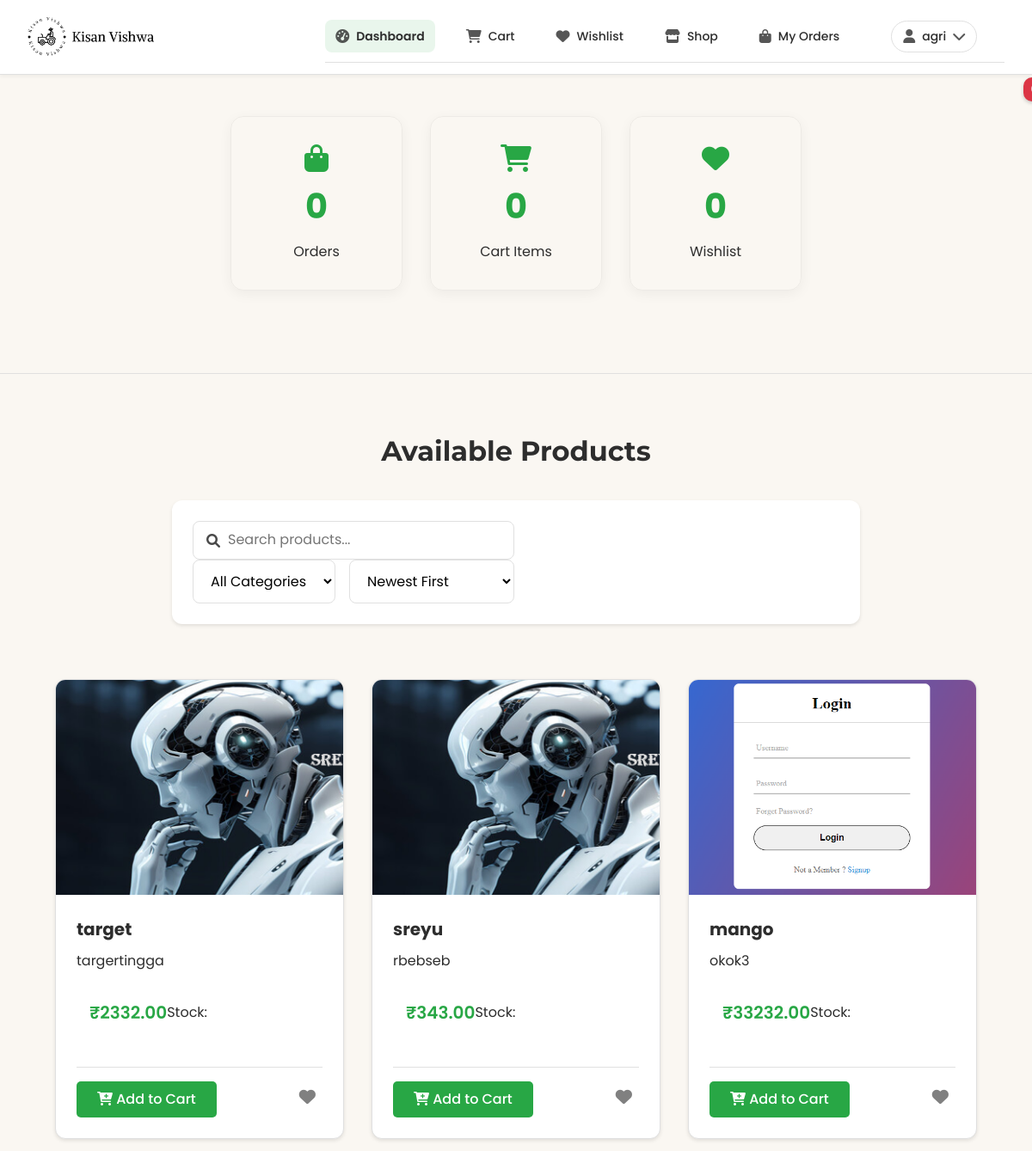
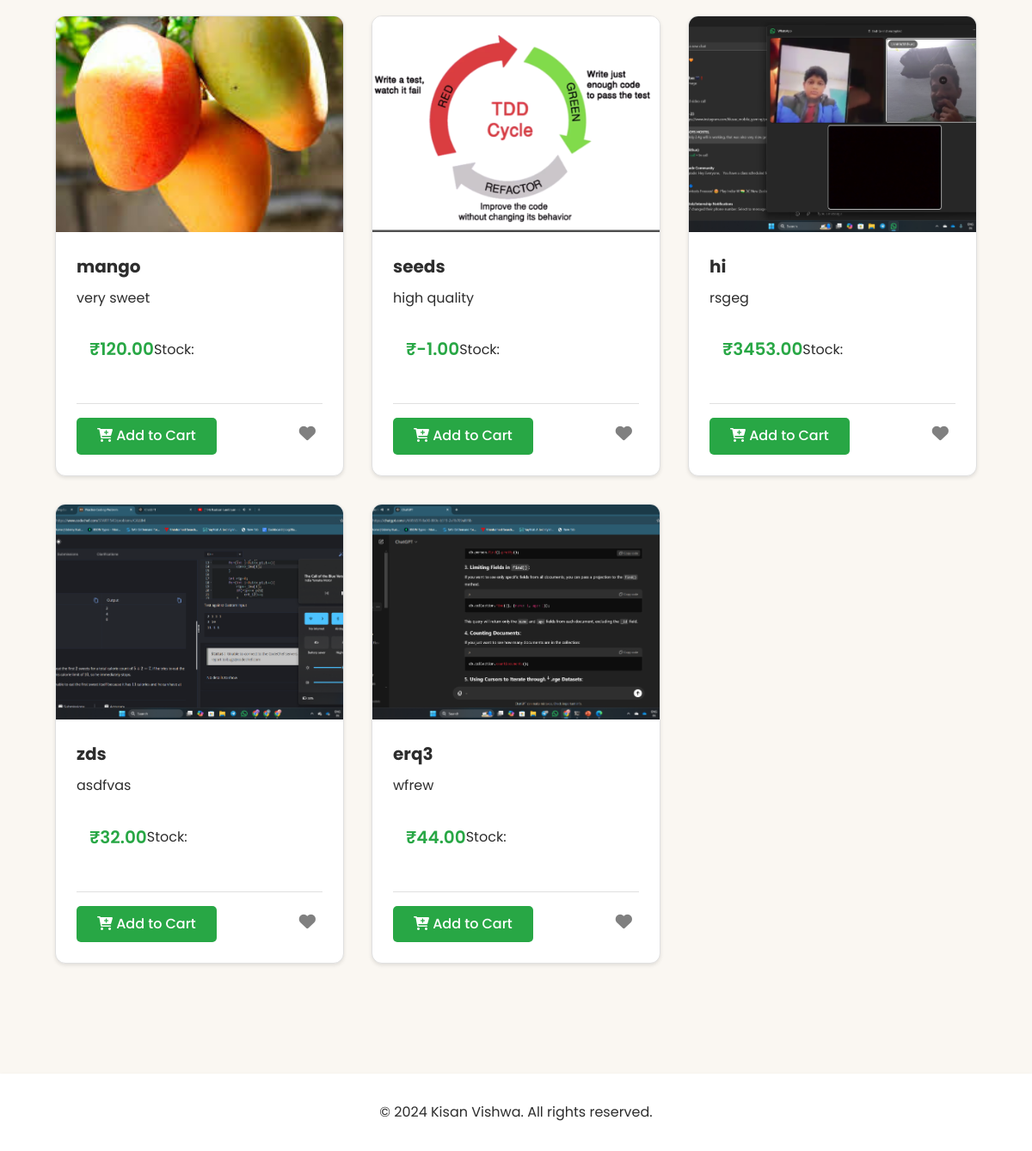
Screenshot of /customer/customer_dashboard/ (signed in) with the database file from the repository (2 pictures, top to bottom).
### product_app/models.py (models this page shows)
class Product(models.Model):
    CATEGORY_CHOICES = [
        ('vegetables', 'Vegetables'),
        ('fruits', 'Fruits'),
        ('grains', 'Grains'),
        ('dairy', 'Dairy'),
        ('other', 'Other')
    ]
    name = models.CharField(max_length=200)
    category = models.CharField(max_length=100, choices=CATEGORY_CHOICES, default='other')
    price = models.DecimalField(max_digits=10, decimal_places=2)
    quantity = models.IntegerField()
    description = models.TextField()
    image = models.ImageField(
        upload_to='products/',
        default='images/productnotuploaded.jpg',
        blank=True
    )
    farmer = models.ForeignKey(User, on_delete=models.CASCADE)
    created_at = models.DateTimeField(auto_now_add=True)
    updated_at = models.DateTimeField(auto_now=True)

### customer_app/views.py (the view)
# urls.py: path('customer_dashboard/', customer_dashboard, name='customer_dashboard'),
@login_required
def customer_dashboard(request):
    products = Product.objects.all()  # Fetches all products
    cart_items_count = CartItem.objects.filter(user=request.user).count()
    wishlist_count = Wishlist.objects.filter(user=request.user).count()
    wishlist_products = Product.objects.filter(wishlist__user=request.user)
    context = {
        'products': products,
        'cart_items_count': cart_items_count,
        'wishlist_count': wishlist_count,
        'wishlist_products': wishlist_products
    }
    return render(request, 'customer_app/customer_dashboard.html', context)

### customer_app/context_processors.py (called while the page is built)
def wishlist_and_cart_counts(request):
    if request.user.is_authenticated:
        wishlist_count = Wishlist.objects.filter(user=request.user).count()
        cart_items_count = CartItem.objects.filter(user=request.user).count()
    else:
        wishlist_count = 0
        cart_items_count = 0
    return {
        'wishlist_count': wishlist_count,
        'cart_items_count': cart_items_count,
    }

### customer_app/templates/customer_app/customer_dashboard.html (shortened to what this page needs)
{% load static %}
<html lang="en">
<head>
    <link rel="stylesheet" href="https://cdnjs.cloudflare.com/ajax/libs/normalize/8.0.1/normalize.min.css">
    <link rel="stylesheet" href="https://cdnjs.cloudflare.com/ajax/libs/font-awesome/6.0.0/css/all.min.css">
    <link rel="stylesheet" type="text/css" href="{% static 'css/customerdesign.css' %}">
</head>
<body>
    <header class="header">
        <div class="logo">
            <img src="{% static 'images/kisan_vishwa_logo.png' %}" alt="Kisan Vishwa Logo">
        </div>
        <div class="nav-container">
            {% include 'NavBar/CustomerNavBar.html' %}
        </div>
    </header>
    <section class="hero">
        <div class="dashboard-stats-container">
            <div class="dashboard-stats">
                <div class="stat-box">
                    <i class="fas fa-shopping-bag stat-icon"></i>
                    <span class="stat-number">{{ orders.count|default:"0" }}</span>
                    <span class="stat-label">Orders</span>
                </div>
                <div class="stat-box">
                    <i class="fas fa-shopping-cart stat-icon"></i>
                    <span class="stat-number">{{ cart_items_count|default:"0" }}</span>
                    <span class="stat-label">Cart Items</span>
                    <span class="badge">{{ cart_items_count }}</span>
                </div>
                <div class="stat-box">
                    <i class="fas fa-heart stat-icon"></i>
                    <span class="stat-number">{{ wishlist_count|default:"0" }}</span>
                    <span class="stat-label">Wishlist</span>
                </div>
            </div>
        </div>
    </section>
    <main class="main-content">
        <section class="products-section">
            <h2 class="section-title">Available Products</h2>
            <div class="products-controls">
                <div class="search-filter">
                    <form method="GET" action="{% url 'customer_dashboard' %}" class="filter-form">
                        <div class="search-box">
                            <i class="fas fa-search"></i>
                            <input type="text" name="search" placeholder="Search products..."
                                   value="{{ request.GET.search|default:'' }}">
                        </div>
                        <div class="filter-group">
                            <select name="category" onchange="this.form.submit()">
                                <option value="">All Categories</option>
                            </select>
                            <select name="sort" onchange="this.form.submit()">
                                <option value="newest">Newest First</option>
                            </select>
                        </div>
                    </form>
                </div>
            </div>
            <div class="card-grid">
                {% if products %}
                    {% for product in products %}
                        <article class="card">
                            <div class="card-image">
                                {% if product.image %}
                                    <img src="{{ product.image.url }}" alt="{{ product.name }}" loading="lazy">
                                {% endif %}
                            </div>
                            <div class="card-content">
                                <h2 class="card-title">{{ product.name }}</h2>
                                <p class="card-description">{{ product.description|truncatechars:100 }}</p>
                                <div class="product-details">
                                    <div class="price-stock">
                                        <span class="price">₹{{ product.price }}</span>
                                        <span class="stock">Stock: {{ product.stock }}</span>
                                    </div>
                                </div>
                                <div class="card-actions">
                                    <form method="POST" action="{% url 'add_to_cart' product.id %}" class="add-to-cart-form">
                                        <button type="submit" class="btn btn-primary">
                                            <i class="fas fa-cart-plus"></i> Add to Cart
                                        </button>
                                    </form>
                                    <form method="POST" action="{% url 'add_to_wishlist' product.id %}" class="wishlist-form">
                                        <button type="submit" class="btn btn-wishlist {% if product in wishlist_products %}in-wishlist{% endif %}" title="{% if product in wishlist_products %}Remove from Wishlist{% else %}Add to Wishlist{% endif %}">
                                            <i class="fas fa-heart"></i>
                                        </button>
                                    </form>
                                </div>
                            </div>
                        </article>
                    {% endfor %}
                {% else %}
                    <div class="no-products-message">
                        <i class="fas fa-box-open"></i>
                        <p>No products available at the moment.</p>
                    </div>
                {% endif %}
            </div>
        </section>
    </main>
    <footer class="footer">
        <p>&copy; 2024 Kisan Vishwa. All rights reserved.</p>
    </footer>
</body>
</html>

### templates/NavBar/CustomerNavBar.html (shortened to what this page needs)
{% load static %}
{% if user.is_authenticated %}
<nav class="nav-menu">
    <ul class="nav-links">
        <li>
            <a href="{% url 'customer_dashboard' %}" class="nav-link {% if request.resolver_match.url_name == 'customer_dashboard' %}active{% endif %}">
                <i class="fas fa-tachometer-alt"></i> Dashboard
            </a>
        </li>
        <li>
            <a href="{% url 'customer_cart' %}" class="nav-link cart-link {% if request.resolver_match.url_name == 'customer_cart' %}active{% endif %}">
                <i class="fas fa-shopping-cart"></i> Cart
            </a>
        </li>
        <li>
            <a href="{% url 'customer_wishlist' %}" class="nav-link {% if request.resolver_match.url_name == 'customer_wishlist' %}active{% endif %}">
                <i class="fas fa-heart"></i> Wishlist
            </a>
        </li>
        <li>
            <a href="#" class="nav-link {% if request.resolver_match.url_name == 'shop' %}active{% endif %}">
                <i class="fas fa-store"></i>
                <span>Shop</span>
            </a>
        </li>
        <li>
            <a href="#" class="nav-link {% if request.resolver_match.url_name == 'orders' %}active{% endif %}">
                <i class="fas fa-shopping-bag"></i>
                <span>My Orders</span>
            </a>
        </li>
        <li class="profile-menu">
            <a href="#" class="nav-link profile-toggle">
                <div class="profile-info">
                    {% if user.customer_profile.profile_picture %}
                        <img src="{{ user.customer_profile.profile_picture.url }}" alt="Profile" class="profile-pic">
                    {% else %}
                        <i class="fas fa-user"></i>
                    {% endif %}
                    <span>{{ user.username|truncatechars:12 }}</span>
                </div>
                <i class="fas fa-chevron-down"></i>
            </a>
        </li>
    </ul>
</nav>
{% endif %}

### rows the page displays
Product: image (picture), name "target", description "targertingga", price "2332.00"
Product: image (picture), name "sreyu", description "rbebseb", price "343.00"
Product: image (picture), name "mango", description "okok3", price "33232.00"
Product: image (picture), name "mango", description "very sweet", price "120.00"
Product: image (picture), name "seeds", description "high quality", price "-1.00"
Product: image (picture), name "hi", description "rsgeg", price "3453.00"
Product: image (picture), name "zds", description "asdfvas", price "32.00"
Product: image (picture), name "erq3", description "wfrew", price "44.00"

### other values shown
{{ user.username|truncatechars:12 }} "agri"
{{ orders.count|default:"0" }} "0"
{{ cart_items_count|default:"0" }} "0"
{{ wishlist_count|default:"0" }} "0"
